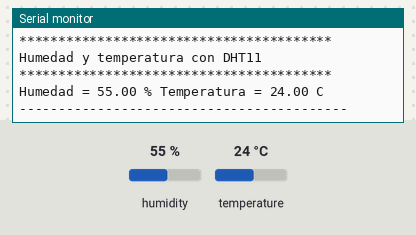
Simulated run of this sketch. Board: Arduino Uno, built with avr-gcc and run on an emulated ATmega328P. Shown: the last lines printed to the serial monitor. The test bench sets the inputs (shaded band); at power-on: humidity 55 %, temperature 24 °C.

Above: at 1.2 s.
1.3 s: humidity set to 22 %
At 6.7 s:
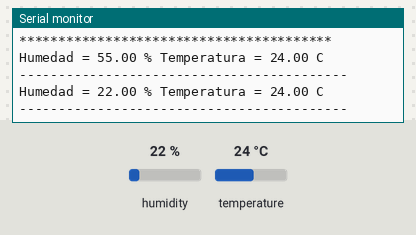
7.3 s: temperature set to 12 °C
At 11.0 s:
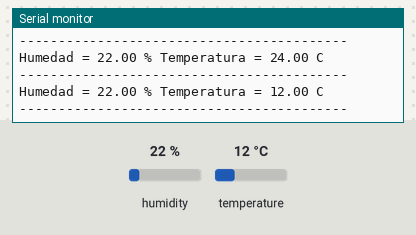
13.3 s: humidity set to 40 %
At 16.5 s:
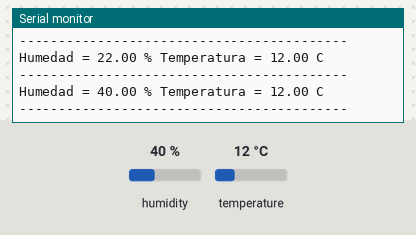
Timing chart, 0 to 18.0 s (numbered marks = the images above; inputs shaded):
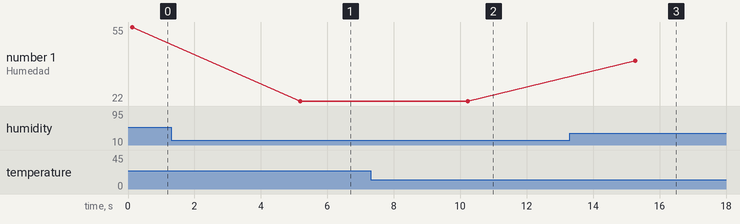

The sketch:

NodeTemperatura.ino
```cpp
#include <DHT.h>// including the library of DHT11
#include <DHT_U.h>
#define DHTTYPE DHT11 // DHT 11 sensor usado
#define dht_dpin 0
DHT dht(dht_dpin, DHTTYPE);
void setup(void)
{
 dht.begin();
 Serial.begin(9600);
 Serial.println("\n");
 Serial.println("****************************************\n");

 Serial.println("Humedad y temperatura con DHT11 \n\n");
 Serial.println("****************************************\n");

 //delay();//tiempo para mostrar el mensaje anterior
}
void loop() {
 float h = dht.readHumidity();
 float t = dht.readTemperature();
 Serial.print("Humedad = ");
 Serial.print(h);
 Serial.print(" % ");
 Serial.print("Temperatura = ");
 Serial.print(t);
 Serial.println(" C ");
 Serial.println();
 Serial.println("------------------------------------------");

 delay(5000);
}
```

Measured:
- after the input at 1.3 s, the serial monitor: prints a new line after 3.9 s (image 1)
- after the input at 7.3 s, the serial monitor: prints a new line after 2.9 s (image 2)
- after the input at 13.3 s, the serial monitor: prints a new line after 2.0 s (image 3)
- plotted number 1: 55 → 22 after the input at 1.3 s, 22 → 40 after the input at 13.3 s
